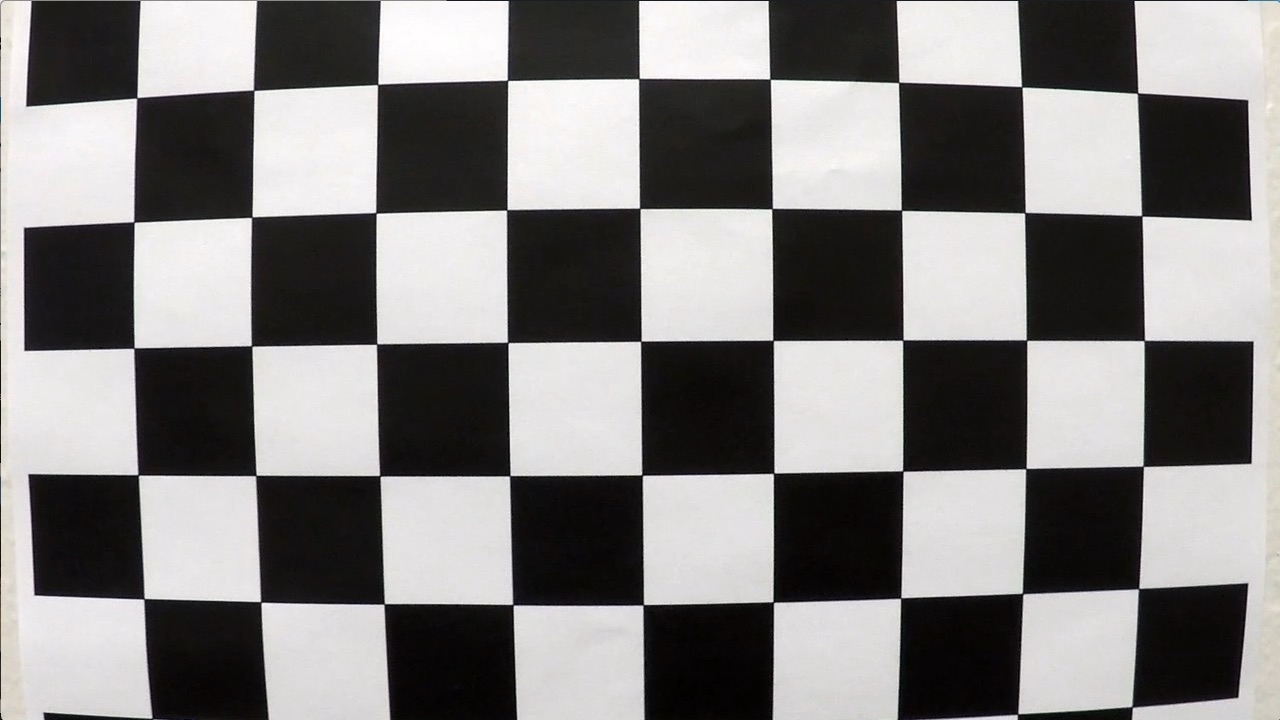
#> input picture advanced_lane_finder/data/camera_cal/calibration1.jpg, 1280 x 720 px; its folder holds 5 pictures in this run
$ python test_calibration.py
#> lines starting #> are read from the running program, lines starting #| are printed output that depends on the picture
### advanced_lane_finder/core/calibration.py
import cv2
import numpy as np


class Calibration:
    def __init__(self, nx, ny):
#> further down, img is the input picture: shape (720, 1280, 3); mean B, G, R 127.8, 128.4, 130.1
        self.nx_ = nx
        self.ny_ = ny
        self.image_points_ = []
        self.object_points_ = []
        self.matrix = []
        self.distortion_coefficients_ = []
        self.shape_ = []

    def Update(self, image):
        ret, corners = cv2.findChessboardCorners(image, (self.nx_, self.ny_), None)
#> ret = False; corners = None
        if ret == True:
            if len(self.shape_) == 0:
                self.shape_ = image.shape[::-1]
            object_points = np.zeros((self.nx_ * self.ny_, 3), np.float32)
            object_points[:, :2] = np.mgrid[0 : self.nx_, 0 : self.ny_].T.reshape(-1, 2)
            self.image_points_.append(corners)
            self.object_points_.append(object_points)

    def Calibrate(self):
        ret, matrix, dist, rvecs, tvecs = cv2.calibrateCamera(
            self.object_points_, self.image_points_, self.shape_, None, None
        )
#> ret = 1.03; matrix = [[1171.3, 0, 737.2], [0, 1151.8, 369.4], [0, 0, 1]]; dist = [[-0.394, 0.563, -0.00229, 0.0091, -0.668]]; rvecs = ([0.479, -0.29, 0.0484], [0.0177, 0.37, -0.0013], [0.0228, 0.615, 0.0061], [-0.327, 0.601, -0.431]); tvecs = ([-3.24, -0.447, 19.51], [-18.92, -2.96, 30.47], [-1.48, -3.15, 21.85], [-7.59, -1.16, 26.19])
        self.matrix_ = matrix
#> self.matrix_ has the same summary as matrix
        self.distortion_coefficients_ = dist
#> self.distortion_coefficients_ = [[-0.394, 0.563, -0.00229, 0.0091, -0.668]]

    def Undistort(self, image):
        return cv2.undistort(image, self.matrix_, self.distortion_coefficients_, None, self.matrix_)
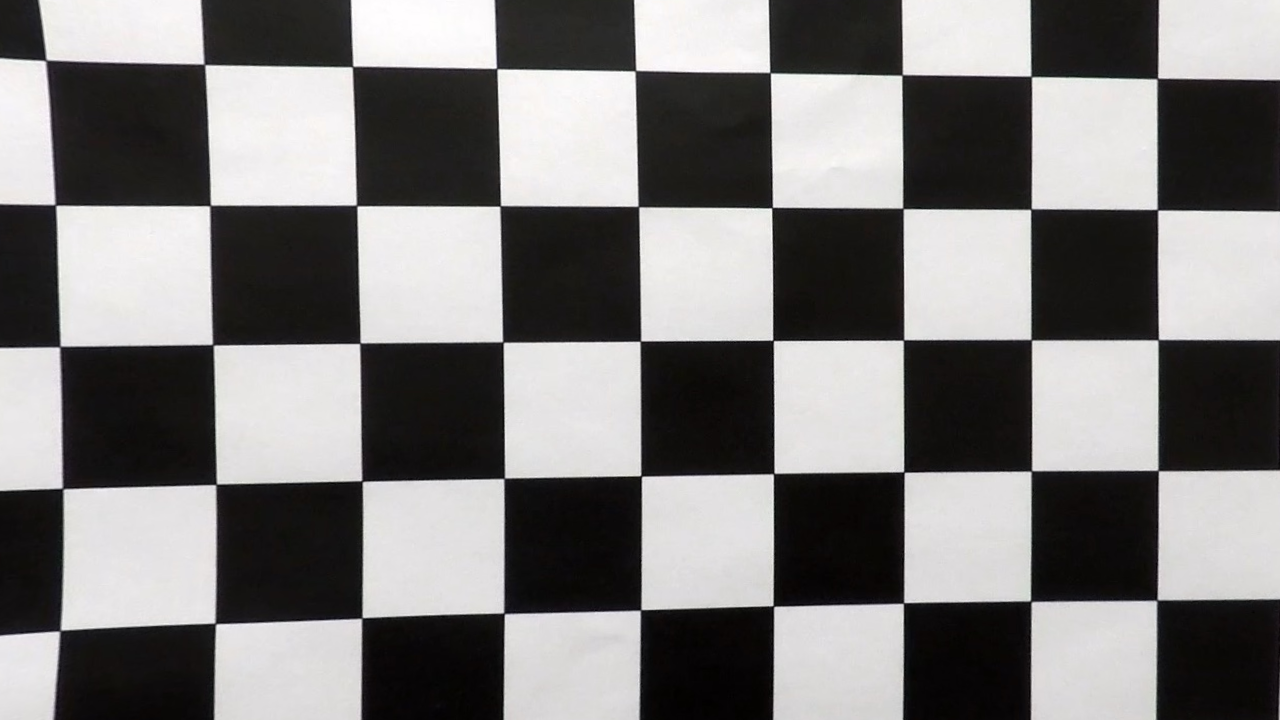
#> returned value: shape (720, 1280, 3); mean of channels 0, 1, 2 123.1, 123.5, 125.1; drawn as B, G, R

### advanced_lane_finder/prototypes/test_calibration.py
import cv2
import glob
import matplotlib.pyplot as plt
import matplotlib.image as mpimg

from advanced_lane_finder.core.calibration import Calibration

calibration = Calibration(9, 6)

# Make a list of calibration images
files = glob.glob("advanced_lane_finder/data/camera_cal/calibration*.jpg")

for image_name in files:
    img = cv2.imread(image_name)
    gray = cv2.cvtColor(img, cv2.COLOR_BGR2GRAY)

    calibration.Update(gray)

calibration.Calibrate()
image_name = "advanced_lane_finder/data/camera_cal/calibration1.jpg"

img = cv2.imread(image_name)
undistorted = calibration.Undistort(img)

f, (ax1, ax2) = plt.subplots(1, 2)
f.tight_layout()
ax1.imshow(img)
ax1.set_title('Raw image')
ax2.imshow(undistorted)
ax2.set_title('Undistorted Image')
plt.show()
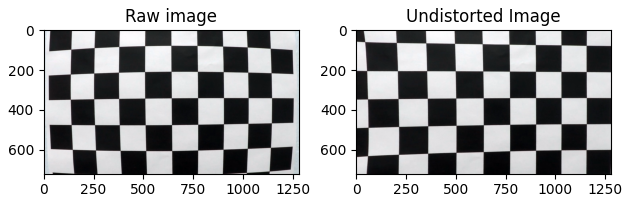
#> figure drawn by matplotlib, 2 panels; B, G, R data is drawn as R, G, B
